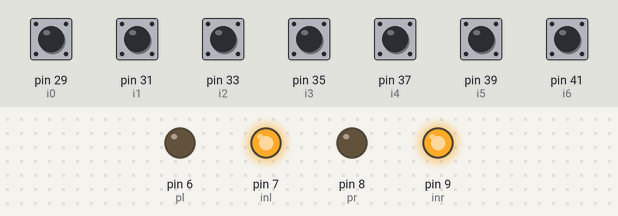
A sketch run on a simulated Arduino Mega 2560, built with avr-gcc and run on an emulated ATmega2560. Parts: output pins drawn as LEDs (lit = HIGH). The inputs (shaded band) are chosen by the test bench; at power-on: pin 29 (i0), pin 31 (i1), pin 33 (i2), pin 35 (i3), pin 37 (i4), pin 39 (i5), pin 41 (i6) HIGH.

Above: at 1.2 s.
1.3 s: pin 29 (i0) pulled LOW for 0.15 s
At 2.5 s:
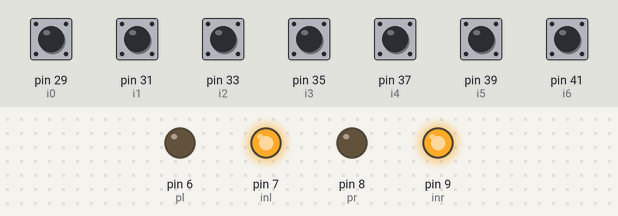
2.9 s: pin 39 (i5) pulled LOW for 1 s
At 3.7 s:
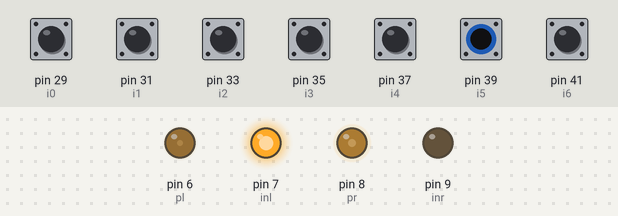
5.4 s: pin 31 (i1) pulled LOW for 0.15 s
At 6.7 s:
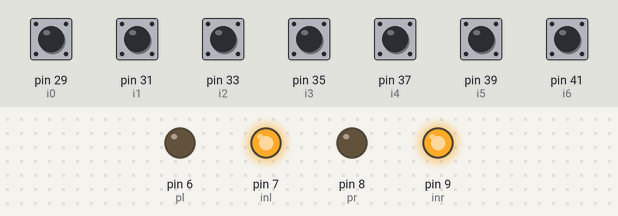
7.0 s: pin 33 (i2) pulled LOW for 0.15 s
At 7.07 s:
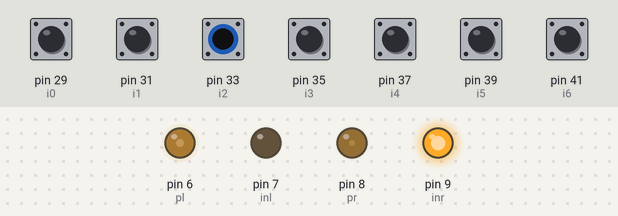
8.6 s: pin 35 (i3) pulled LOW for 0.15 s
At 8.67 s:
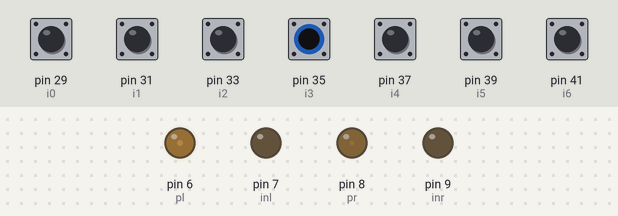
10.2 s: pin 41 (i6) pulled LOW for 0.15 s
At 11.7 s:
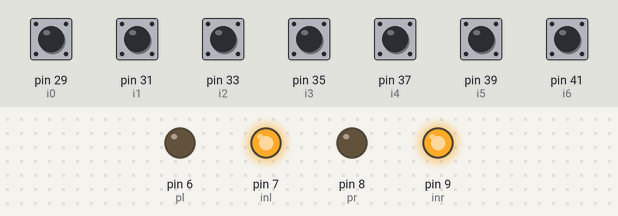
Timing chart, 0 to 12.8 s (numbered marks = the images above; inputs shaded):
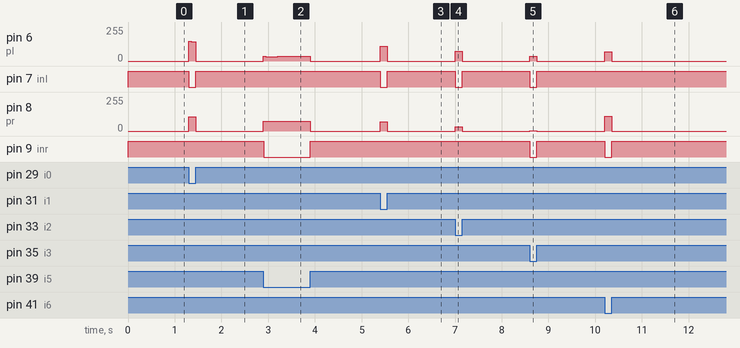

The sketch:

Line_Following.ino
```cpp
//LINE - FOLLOWING ROBOT

/*
    IR input --> s6 s5 s4 s3 s2 s1

    Error 0 : forward
    1 1 1 1 1 1 0 : error 7
    1 1 1 1 1 0 0 : error 6
    1 1 1 1 0 0 0 : error 5
    1 1 1 1 1 0 1 : error 5
    1 1 1 1 0 0 1 : error 4
    1 1 1 0 0 0 1 : error 3
    1 1 1 1 0 1 1 : error 3
    1 1 1 0 0 1 1 : error 2
    1 1 0 0 0 1 1 : error 1
    1 1 1 0 1 1 1 : error 1
    1 1 0 0 1 1 1 : error 0
    1 0 0 0 1 1 1 : error -1
    1 1 0 1 1 1 1 : error -1
    1 0 0 1 1 1 1 : error -2
    0 0 0 1 1 1 1 : error -3
    1 0 1 1 1 1 1 : error -3
    0 0 1 1 1 1 1 : error -4
    0 1 1 1 1 1 1 : error -5

*/

  #define i0 29
  #define i1 31
  #define i2 33
  #define i3 35
  #define i4 37
  #define i5 39
  #define i6 41
  #define pl 6
  #define pr 8
  #define inl 7
  #define inr 9

  int s0,s1,s2,s3,s4,s5,s6;
  int e = 0;
  int prev_e = 0;
  long t = 0;
  long time = 0;
  long prev_time = 0;
  float ref_error = 0;
  float error = 0;
  float kp = 0;
  float ki = 0;
  float kd = 0;
  float I = 0;
  float D = 0;
  float u = 0;
  bool stop = 0;

  void setup() {
    // put your setup code here, to run once:
    pinMode(i0, INPUT_PULLUP);
    pinMode(i1, INPUT_PULLUP);
    pinMode(i2, INPUT_PULLUP);
    pinMode(i3, INPUT_PULLUP);
    pinMode(i4, INPUT_PULLUP);
    pinMode(i5, INPUT_PULLUP);
    pinMode(i6, INPUT_PULLUP);

    pinMode(pl, OUTPUT);
    pinMode(pr, OUTPUT);
    pinMode(inl, OUTPUT);
    pinMode(inr, OUTPUT);

    Serial.begin(115200);
  }

  void loop() {


    cal_error();
    PID();

    while(stop) {
      motor_free();
      cal_error();
    }


  }

  void cal_error() {

    s0 = digitalRead(i0);
    s1 = digitalRead(i1);
    s2 = digitalRead(i2);
    s3 = digitalRead(i3);
    s4 = digitalRead(i4);
    s5 = digitalRead(i5);
    s6 = digitalRead(i6);
    // take input from port resister to get binary data
    // Ports vs Pins -  https://github.com/arduino/ArduinoCore-avr/blob/master/variants/mega/pins_arduino.h

    if(s6 & s5 & s4 & s3 & s2 & s1 & !s0) {      //1 1 1 1 1 1 0 : error 7
      error = 7;
      stop = 0;
    }

    else if(s6 & s5 & s4 & s3 & s2 & !s1 & !s0) {      //1 1 1 1 1 0 0 : error 6
      error = 6;
      stop = 0;
    }

    else if(s6 & s5 & s4 & s3 & !s2 & !s1 & !s0) {      //1 1 1 1 0 0 0 : error 5
      error = 5;
      stop = 0;
    }

    else if(s6 & s5 & s4 & s3 & s2 & !s1 & s0) {      //1 1 1 1 1 0 1 : error 5
      error = 5;
      stop = 0;
    }

    else if(s6 & s5 & s4 & s3 & !s2 & !s1 & s0) {      //1 1 1 1 0 0 1 : error 4
      error = 4;
      stop = 0;
    }

    else if(s6 & s5 & s4 & !s3 & !s2 & !s1 & s0) {      //1 1 1 0 0 0 1 : error 3
      error = 3;
      stop = 0;
    }

    else if(s6 & s5 & s4 & s3 & !s2 & s1 & s0) {     //1 1 1 1 0 1 1 : error 3
      error = 3;
      stop = 0;
    }

    else if(s6 & s5 & s4 & !s3 & !s2 & s1 & s0) {      //1 1 1 0 0 1 1 : error 2
      error = 2;
      stop = 0;
    }

    else if(s6 & s5 & !s4 & !s3 & !s2 & s1 & s0) {      //1 1 0 0 0 1 1 : error 1
      error = 1;
      stop = 0;
    }

    else if(s6 & s5 & s4 & !s3 & s2 & s1 & s0) {      //1 1 1 0 1 1 1 : error 1
      error = 1;
      stop = 0;
    }

    else if(s6 & s5 & !s4 & !s3 & s2 & s1 & s0) {      //1 1 0 0 1 1 1 : error 0
      error = 0;
      stop = 0;
    }

    else if(s6 & !s5 & !s4 & !s3 & s2 & s1 & s0) {      //1 0 0 0 1 1 1 : error -1
      error = -1;
      stop = 0;
    }

    else if(s6 & s5 & !s4 & s3 & s2 & s1 & s0) {      //1 1 0 1 1 1 1 : error -1
      error = -1;
      stop = 0;
    }

    else if(s6 & !s5 & !s4 & s3 & s2 & s1 & s0) {      //1 0 0 1 1 1 1 : error -2
      error = -2;
      stop = 0;
    }

    else if(!s6 & !s5 & !s4 & s3 & s2 & s1 & s0) {      //0 0 0 1 1 1 1 : error -3
      error = -3;
      stop = 0;
    }

    else if(s6 & !s5 & s4 & s3 & s2 & s1 & s0) {      //1 0 1 1 1 1 1 : error -3
      error = -3;
      stop = 0;
    }

    else if(!s6 & !s5 & s4 & s3 & s2 & s1 & s0) {      //0 0 1 1 1 1 1 : error -4
      error = -4;
      stop = 0;
    }

    else if(!s6 & s5 & s4 & s3 & s2 & s1 & s0) {      //0 1 1 1 1 1 1 : error -5
      error = -5;
      stop = 0;
    }

    else if(s6 & s5 & s4 & s3 & s2 & s1 & s0){
      stop = 1;
      motor_free();
      // Serial.print("all off");
    }

    else if(!s6 & !s5 & !s4 & !s3 & !s2 & !s1 & !s0) {
      stop = 1;
      motor_free();
      // Serial.print("all on");
    }

  }

  void PID() {
    kp = 18;
    kd = 0.01;
    ki = 0.01;
    time = millis();
    if(time - prev_time > 50) {
      t = time - prev_time;
      e = error - ref_error;
      D = (e - prev_e)*20;
      I = I + e*0.05;
      u = kp*e + kd*D + ki*I;

      // if(u>0) {
      //   left_motor(30 + u);
      //   right_motor(30 - u);
      // }
      // else {
      //   left_motor(30 + u);
      //   right_motor(30 - u);
      // }

      if(u>0) {
        set_motor(20 + u, 20 - u);
      }
      else {
        set_motor(20 + u, 20 - u);
      }

      // Serial.println(u);
      // Serial.print(" , ");
      // Serial.println(D);
      prev_e = e;
      prev_time = millis();
    }
  }

  void right_motor(float pwm) {
    if(pwm < 0) {
      pwm = 0;
    }
    analogWrite(pl, pwm);
    digitalWrite(inl, 1);     //inl = 1 : anticlockwise

  }

  void left_motor(float pwm) {
    if(pwm < 0) {
      pwm = 0;
    }
    analogWrite(pr, pwm);
    digitalWrite(inr, 1);     //inr = 1 : clockwise

  }

  void motor_free() {
    left_motor(0);
    right_motor(0);
    analogWrite(pl, 0);
    analogWrite(pr, 0);
  }

void set_motor(float l, float r) {
  if (l >= 0) {
    analogWrite(pl, l);
    digitalWrite(inl, LOW);  // inl = 0: clockwise
  } else {
    analogWrite(pl, -l);
    digitalWrite(inl, HIGH);  // inl = 1: anticlockwise
  }

  if (r >= 0) {
    analogWrite(pr, r);
    digitalWrite(inr, LOW);  // inr = 0: clockwise
  } else {
    analogWrite(pr, -r);
    digitalWrite(inr, HIGH);  // inr = 1: anticlockwise
  }
}
```

Measured:
- after the input at 1.3 s, pin 6 (pl): 0/255 → 146/255 at once, → 0/255 0.15 s later; pin 7 (inl): HIGH → LOW at once, → HIGH 0.15 s later; pin 8 (pr): 0/255 → 106/255 at once, → 0/255 0.15 s later
- after the input at 2.9 s, pin 6 (pl): 0/255 → 33/255 at once, → 34/255 0.31 s later, → 0/255 0.69 s later; pin 8 (pr): 0/255 → 73/255 at once, → 74/255 0.31 s later, → 0/255 0.69 s later; pin 9 (inr): HIGH → LOW at once, → HIGH 1.0 s later
- after the input at 5.4 s, pin 6 (pl): 0/255 → 109/255 at once, → 0/255 0.15 s later; pin 7 (inl): HIGH → LOW at once, → HIGH 0.15 s later; pin 8 (pr): 0/255 → 69/255 at once, → 0/255 0.15 s later
- after the input at 7.0 s, pin 6 (pl): 0/255 → 73/255 at once, → 0/255 0.15 s later; pin 7 (inl): HIGH → LOW at once, → HIGH 0.15 s later; pin 8 (pr): 0/255 → 33/255 at once, → 0/255 0.15 s later
- after the input at 8.6 s, pin 6 (pl): 0/255 → 37/255 at once, → 0/255 0.15 s later; pin 7 (inl), pin 9 (inr): HIGH → LOW at once, → HIGH 0.15 s later; pin 8 (pr): 0/255 → 2/255 at once, → 0/255 0.15 s later
- after the input at 10.2 s, pin 6 (pl): 0/255 → 70/255 at once, → 0/255 0.15 s later; pin 8 (pr): 0/255 → 110/255 at once, → 0/255 0.15 s later; pin 9 (inr): HIGH → LOW at once, → HIGH 0.15 s later
